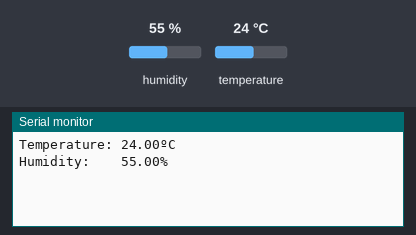
Recording of a sketch running on a simulated Arduino Uno, built with avr-gcc and run on an emulated ATmega328P. Shown: the last lines printed to the serial monitor. Wiring (inferred from the names in the program): DHT11 sensor: data pin 7. The inputs (shaded band) are chosen by the test bench; at power-on: humidity 55 %, temperature 24 °C.

Above: at 1.8 s.
1.9 s: humidity set to 22 %
At 2.8 s:
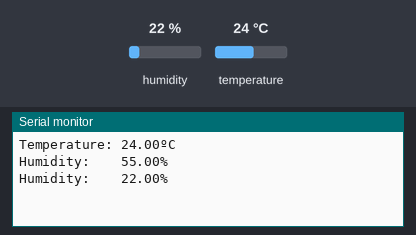
3.4 s: temperature set to 12 °C
At 4.7 s:
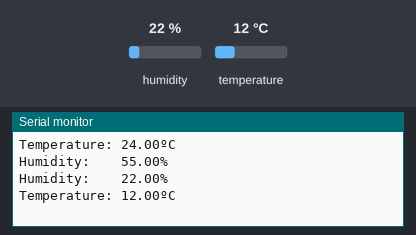
4.9 s: humidity set to 40 %
At 6.5 s:
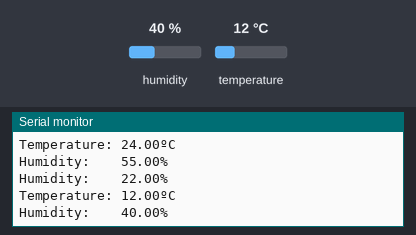

Measured:
- after the input at 1.9 s, the serial monitor: prints a new line after 0.17 s (image 1)
- after the input at 3.4 s, the serial monitor: prints a new line after 0.72 s (image 2)
- after the input at 4.9 s, the serial monitor: prints a new line after 0.24 s (image 3)

The sketch:

DHT11_TemperatureHumidity.ino
```cpp
/*
   Sense ambient temperature and humidity,
   display data on serial monitor.

   Author: Martin Gaido
   https://github.com/martingaido

   Parts required:

   - Arduino UNO Board
   - DHT11 Sensor
   - Cables

   Conn Diagram

   DHT11 (GND)  -> ARDUINO UNO (GND)
   DHT11 (VCC)  -> ARDUINO UNO (5V)
   DHT11 (DATA) -> ARDUINO UNO (D7)

   This example code is part of the public domain.
*/

#include "dht.h"

dht DHT;

#define DHT11_PIN 7
int temp_tmp;
int hume_tmp;

void setup(){

  Serial.begin(9600);

}

void loop()
{

  int chk = DHT.read11(DHT11_PIN);

  /*
  // Print temperature -> serial monitor
  Serial.print("Temperature: ");
  Serial.print(DHT.temperature);
  Serial.println("C");

  // Print humidity -> serial monitor
  Serial.print("Humidity:    ");
  Serial.print(DHT.humidity);
  Serial.println("%");
  */

  // Print temperature on serial monitor
  // only if a variation is detected.

  if(temp_tmp != DHT.temperature){

      Serial.print("Temperature: ");
      Serial.print(DHT.temperature);
      Serial.println("ºC");
      temp_tmp = DHT.temperature;

  }

  // Print humidity on serial monitor
  // only if a variation is detected.

  if(hume_tmp != DHT.humidity){

      Serial.print("Humidity:    ");
      Serial.print(DHT.humidity);
      Serial.println("%");
      hume_tmp = DHT.humidity;

  }

  // Repeat the operation every second
  delay(1000);
}
```
